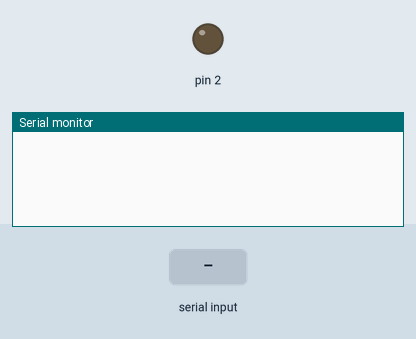
Bench run of a sketch on a simulated Arduino Uno, built with avr-gcc and run on an emulated ATmega328P. Shown: output pins drawn as LEDs (lit = HIGH), the last lines printed to the serial monitor. The test bench sets the inputs (shaded band).

Above: at 1.2 s.
1.3 s: "30,150,10\n" received over Serial
At 2.6 s:
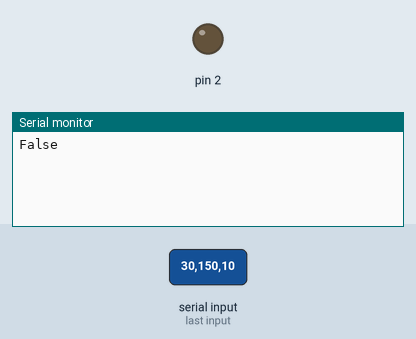
3.5 s: "1\n" received over Serial
At 5.2 s:
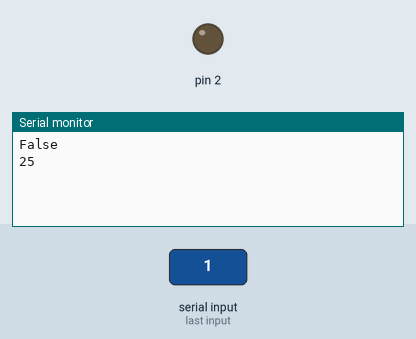
5.5 s: "4\n" received over Serial
At 6.9 s:
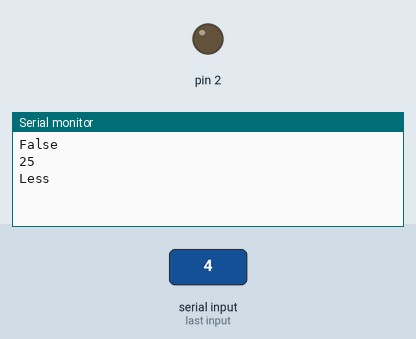

The sketch:

TempStub.ino
```cpp
// Chase Fridgen
// SYSC 3310
// hardware stub for the Temperature sensor

String tempStr = "25"; // temperature to me compared with

// setup() initializes all pins and the serial UART connection with the RPI's
void setup() {
   Serial.begin(9600); // begin transmission
   pinMode(2, OUTPUT);
   digitalWrite(2, LOW);
}

// loop() constantly polls for a users input to decide what the
// desired funtion to run is and the temp to be compared with
void loop() {
  String val;
  while (Serial.available() > 0) { // reding in values
    val = val + (char)Serial.read(); // read data byte by byte and store it

  }


  String choiceStr = val.substring(0,1);
  int choice = choiceStr.toInt(); //first character in sent string is funtion choice

  int tempRec = val.toInt() - 200; // second character in sent string is temp
  int tempSame = val.toInt() - 300;
  int tempCompare = val.toInt() - 400;


  if(choice == 1){
    testSendTemp();
  }
  if(choice == 2){
    testRecieveTemp(tempRec);
  }
  if(choice == 3){
    testTempisSame(tempSame);
  }
  if(choice == 4){
    testCompareTemp(tempCompare);
  }
  delay(1000);
}

// tests if the arduino can send a temperature through UART to the RPI
void testSendTemp(){
  Serial.println(tempStr);
}

// tests if the arduino can recdieve a value from the RPI through UART
void testRecieveTemp(int input){
  if(input == 25){
    Serial.println(tempStr);
  }
  else{
    Serial.println("0");
  }
}

// tests if the recieved temp is the same and the stored temp in the arduino
void testTempisSame(int input){
  if(input == 25){
    Serial.println("True");
  }
  else{
    Serial.println("False");
  }

}

// compares recived temp to see if is greater, equal to, or less than
// stored temperature
void testCompareTemp(int input){
  if(input > 25){
    Serial.println("Greater");
  }
  else if(input < 25){
    Serial.println("Less");
  }
  else{
    Serial.println("Equal");
  }
}
```

Measured:
- after the input at 1.3 s, the serial monitor: prints a new line after 0.70 s (image 1)
- after the input at 3.5 s, the serial monitor: prints a new line after 0.50 s (image 2)
- after the input at 5.5 s, the serial monitor: prints a new line after 0.50 s (image 3)
